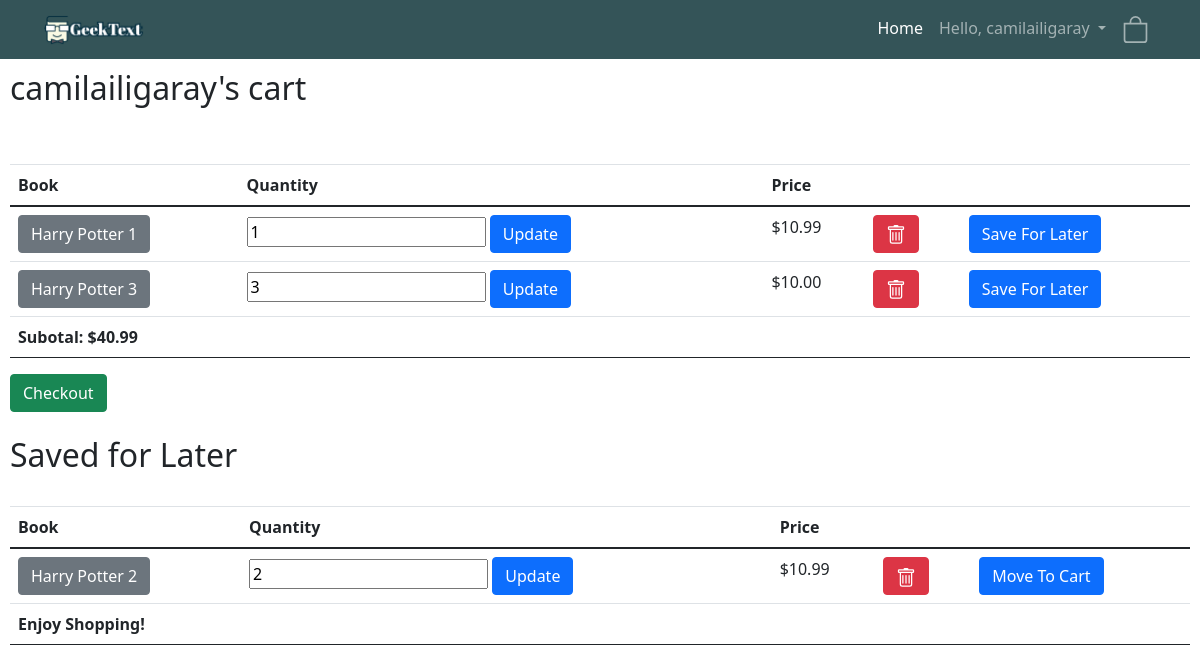
Screenshot of /ShoppingCart/ (signed in) with the database file from the repository.
### cart/models.py (models this page shows, shortened)
class ShoppingCart(models.Model):
    user = models.OneToOneField(User, on_delete=models.CASCADE, related_name="shoppingcart", null=True)
    def __str__(self):
        return str(self.user.username) + "'s cart"
    def subtotal(self):
        amount = 0.00
        for cartitem in self.shoppingcartitem_set.all():
            if not cartitem.savedforlater and not cartitem.ordered:
                amount = amount + float(cartitem.quantity * cartitem.book.price)
        return "%.2f" % amount

class ShoppingCartItem(models.Model):
    shoppingcart = models.ForeignKey(ShoppingCart, on_delete=models.CASCADE)
    book = models.ForeignKey(Book, on_delete=models.CASCADE)
    quantity = models.IntegerField()
    ordered = models.BooleanField(default=False)
    addedon = models.DateField(auto_now_add=True)
    purchasedby = models.DateField(auto_now=True)
    savedforlater = models.BooleanField(default=False)
    def __str__(self):
        return self.book.title

### bookdetails/models.py (models this page shows, shortened)
class Book(models.Model):
    authors = models.ManyToManyField(
        Author,
        related_name='booker',
    )
    GENRES = (
        ('Sci-fi', 'Sci-fi'),
        ('Fantasy', 'Fantasy'),
        ('Children', 'Children'),
        ('Non-fiction', 'Non-fiction'),
        ('Others', 'Others'),
    )
    cover = models.ImageField(upload_to='bookImages', default='bookImages/No_image.jpg')
    title = models.CharField(max_length=200)
    genre = models.CharField(max_length=200, default='other', choices=GENRES)
    price = models.DecimalField(max_digits=6, decimal_places=2, default=0.00)
    description = models.CharField(max_length=4000)
    publisher = models.CharField(max_length=200, default='Unknown')
    release_date = models.DateField(default='Unknown')
    bestseller = models.BooleanField(default=False)

### cart/views.py (the view)
# urls.py: path('', views.shoppingcartview, name='cart'),  # this connects to the
def shoppingcartview(response):
    userid = response.user.id
    cart = ShoppingCart.objects.get(id=userid)
    if cart == response.user.shoppingcart:
        total = cart.subtotal()
        return render(response, "cart/shoppingcart.html", {"cart": cart, "total": total})
    message = "You tried to access an unautharized shopping cart"
    return render(response, "onlinelibrary/home.html", {"message": message})

### cart/templates/cart/shoppingcart.html (shortened to what this page needs)
{%  extends 'onlinelibrary/base.html' %}
{% block content %}
    <h2>{{cart}}</h2>
    <br>
    <br>
    <table class="table">
        <thead>
            <th>Book</th>
            <th>Quantity</th>
            <th>Price</th>
            <th></th>
            <th></th>
        </thead>
        <tfoot>
            <tr>
                <td>
                    <strong>Subotal: ${{total}}</strong>
                </td>
                <td></td>
                <td></td>
                <td></td>
                <td></td>
            </tr>
        </tfoot>
        {% for item in cart.shoppingcartitem_set.all %}
            {% if item.savedforlater == False and item.ordered == False and item.quantity > 0 %}
                <tr>
                    <td>
                         <button onclick="window.location.href='http://127.0.0.1:8000/bookdetails/{{item.book.id}}';" type="button" class="btn btn btn-secondary">
                            {{ item }}
                         </button>
                    </td>
                    <td>
                        <form action="{% url 'updateqty' item.id%}" method="POST">
                            <input type="number", name="UpdateValue", min="1", width="1", value="{{item.quantity}}">
                            <button type="submit", name="Update", class="btn btn-primary">Update</button>
                        </form>
                    </td>
                    <td>
                        ${{ item.book.price }}
                    </td>
                    <td>
                        <button onclick="window.location.href='delete/{{item.id}}';" type="button" class="btn btn-danger">
                        </button>
                    </td>
                    <td>
                        <form action="{% url 'saveforlater' item.id%}" method="POST">
                            <button type="submit", name="SvaeForLater", class="btn btn-primary", value="saveForLater">Save For Later</button>
                        </form>
                    </td>
                </tr>
            {%  endif %}
        {% endfor %}
    </table>
    <button type="button" class="btn btn-success" data-toggle="modal" data-target="#exampleModal">
      Checkout
    </button>
    <br>
    <br>
    <h2>Saved for Later</h2>
    <br>
    <table class="table">
        <thead>
            <th>Book</th>
            <th>Quantity</th>
            <th>Price</th>
            <th></th>
            <th></th>
        </thead>
        <tfoot>
            <tr>
                <td><strong>Enjoy Shopping!</strong></td>
                <td></td>
                <td></td>
                <td></td>
                <td></td>
            </tr>
        </tfoot>
        {% for item in cart.shoppingcartitem_set.all %}
            {% if item.savedforlater == True and item.ordered == False and item.quantity > 0 %}
                <tr>
                    <td>
                        <button onclick="window.location.href='http://127.0.0.1:8000/bookdetails/{{item.book.id}}';" type="button" class="btn btn btn-secondary">
                            {{ item }}
                         </button>
                    </td>
                    <td>
                        <form action="{% url 'updateqty' item.id%}" method="POST">
                            <input type="number", name="UpdateValue", min="1", width="1", value="{{item.quantity}}">
                            <button type="submit", name="Update", class="btn btn-primary">Update</button>
                        </form>
                    </td>
                    <td>
                        ${{ item.book.price }}
                    </td>
                    <td>
                        <button onclick="window.location.href='delete/{{item.id}}';" type="button" class="btn btn-danger">
                        </button>
                    </td>
                    <td>
                        <form action="{% url 'movetocart' item.id%}" method="POST">
                            <button type="submit", name="MoveToCart", class="btn btn-primary", value="moveToCart">Move To Cart</button>
                        </form>
                    </td>
                </tr>
            {% endif %}
        {% endfor %}
    </table>
    <br>
    <br>
    <br>
    <br>
{%  endblock %}

### onlinelibrary/templates/onlinelibrary/base.html (shortened to what this page needs)
<!DOCTYPE html>
<html lang="en">
<head>
    <link rel="stylesheet" href="https://stackpath.bootstrapcdn.com/bootstrap/4.3.1/css/bootstrap.min.css"
>
    <link href="https://cdn.jsdelivr.net/npm/bootstrap@5.0.0-beta2/dist/css/bootstrap.min.css" rel="stylesheet"
>
  </head>
    {% load static %}
    <link rel="stylesheet" type="text/css" href="{% static 'onlinelibrary/style.css' %}">
</head>
<body>
<nav class="navbar navbar-expand-lg navbar-dark navbar-custom">
    {% if user.is_authenticated %}
    <div class="container-fluid">
        <div class="col">
            <a class="navbar-brand" href="/browse"><img src="/media/bookImages/retry.png" alt="logo" height="75%"
                                                  width="30%"></a>
        </div>
        <div class="col">
            <div class="collapse navbar-collapse" id="navbarNavDropdown">
                <ul class="navbar-nav ml-auto">
                    <li class="nav-item">
                        <a class="nav-link active" aria-current="page" href="/browse">Home</a>
                    </li>
                    <li class="nav-item dropdown">
                        <a class="nav-link dropdown-toggle" href="#" id="navbarDropdownMenuLink" role="button"
                           data-bs-toggle="dropdown" aria-expanded="false">
                            Hello, {{user.username}}
                        </a>
                    </li>
                    <li class="nav-item">
                        <a class="nav-link" href="/ShoppingCart">
                            <svg xmlns="http://www.w3.org/2000/svg" width="27" height="27" fill="currentColor"
                                 class="bi bi-bag"
                                 viewBox="0 0 16 16">
                                <path d="M8 1a2.5 2.5 0 0 1 2.5 2.5V4h-5v-.5A2.5 2.5 0 0 1 8 1zm3.5 3v-.5a3.5 3.5 0 1 0-7 0V4H1v10a2 2 0 0 0 2 2h10a2 2 0 0 0 2-2V4h-3.5zM2 5h12v9a1 1 0 0 1-1 1H3a1 1 0 0 1-1-1V5z"/>
                            </svg>
                        </a>
                    </li>
                </ul>
            </div>
            {% endif %}
        </div>
    </div>
</nav>
<div id="content" , name="content" , class="main">
        {% block content %}
        {% endblock %}
</div>
</body>
</html>

### onlinelibrary/static/onlinelibrary/style.css (style rules this page uses)
.main { margin: 10px; }
.navbar-custom { background-color:#68836a; }

### onlinelibrary/templates/onlinelibrary/base.html (style rules this page uses)
.navbar-custom { background-color:#345458; }

### rows the page displays
ShoppingCart: user.username "camilailigaray's cart"
ShoppingCartItem: book.title "Harry Potter 1", UpdateValue "1", book.price "10.99"
ShoppingCartItem: book.title "Harry Potter 3", UpdateValue "3", book.price "10.00"
ShoppingCartItem: book.title "Harry Potter 2", UpdateValue "2", book.price "10.99"

### other values shown
{{ user.username }} "camilailigaray"
{{ total }} "40.99"
